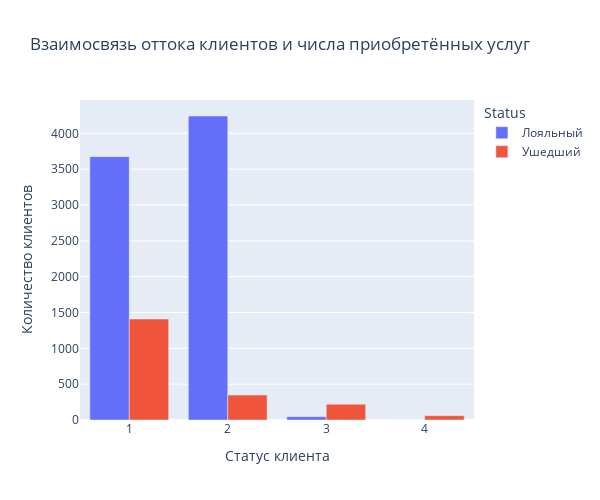

Here is the notebook cell this chart was saved with:
### Code cell
#строим график
fig = px.bar(
    pivot,
    barmode = 'group',
    height=500,
    width=600,
    title='Взаимосвязь оттока клиентов и числа приобретённых услуг'
)
fig.update_xaxes(title_text='Статус клиента')
fig.update_yaxes(title_text='Количество клиентов')
fig.show()
fig.write_html("images/bar2.html")

### Figure 1 — Plotly figure (JSON) as saved in the notebook; plotly's stock layout.template omitted (floating-point values rounded to 4 significant figures)
{"data": [{"alignmentgroup": "True", "hovertemplate": "Status=Лояльный<br>NumOfProducts=%{x}<br>value=%{y}<extra></extra>", "legendgroup": "Лояльный", "marker": {"color": "#636efa", "pattern": {"shape": ""}}, "name": "Лояльный", "offsetgroup": "Лояльный", "orientation": "v", "showlegend": true, "textposition": "auto", "type": "bar", "x": [1, 2, 3, 4], "xaxis": "x", "y": [3675, 4242, 46, 0], "yaxis": "y"}, {"alignmentgroup": "True", "hovertemplate": "Status=Ушедший<br>NumOfProducts=%{x}<br>value=%{y}<extra></extra>", "legendgroup": "Ушедший", "marker": {"color": "#EF553B", "pattern": {"shape": ""}}, "name": "Ушедший", "offsetgroup": "Ушедший", "orientation": "v", "showlegend": true, "textposition": "auto", "type": "bar", "x": [1, 2, 3, 4], "xaxis": "x", "y": [1409, 348, 220, 60], "yaxis": "y"}], "layout": {"barmode": "group", "height": 500, "legend": {"title": {"text": "Status"}, "tracegroupgap": 0}, "title": {"text": "Взаимосвязь оттока клиентов и числа приобретённых услуг"}, "width": 600, "xaxis": {"anchor": "y", "domain": [0, 1], "title": {"text": "Статус клиента"}}, "yaxis": {"anchor": "x", "domain": [0, 1], "title": {"text": "Количество клиентов"}}}}
